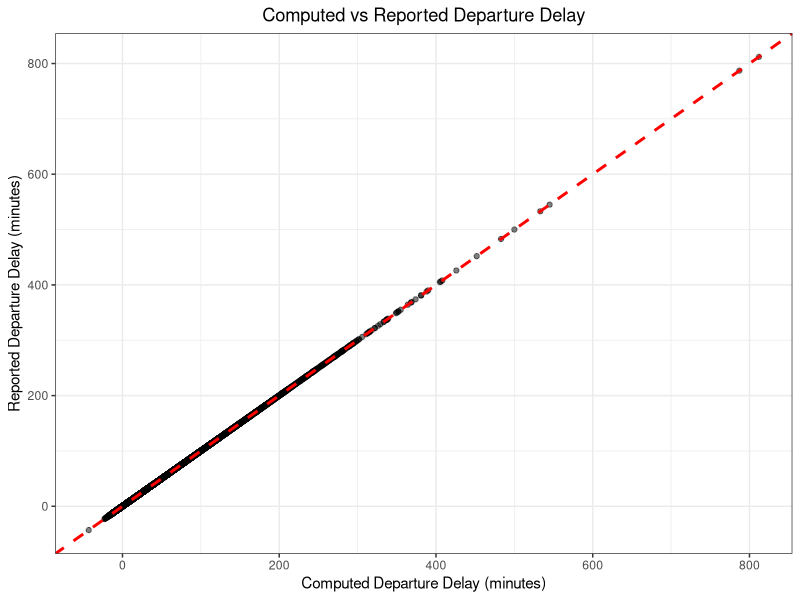
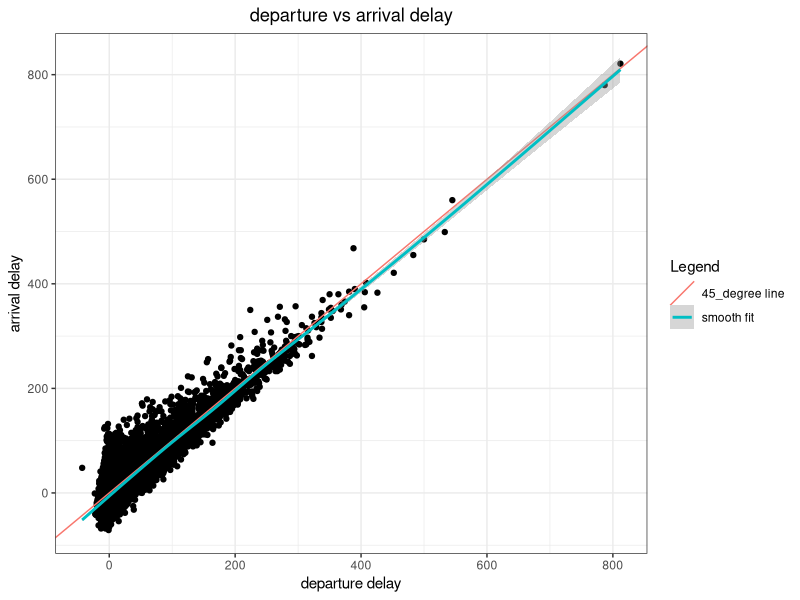
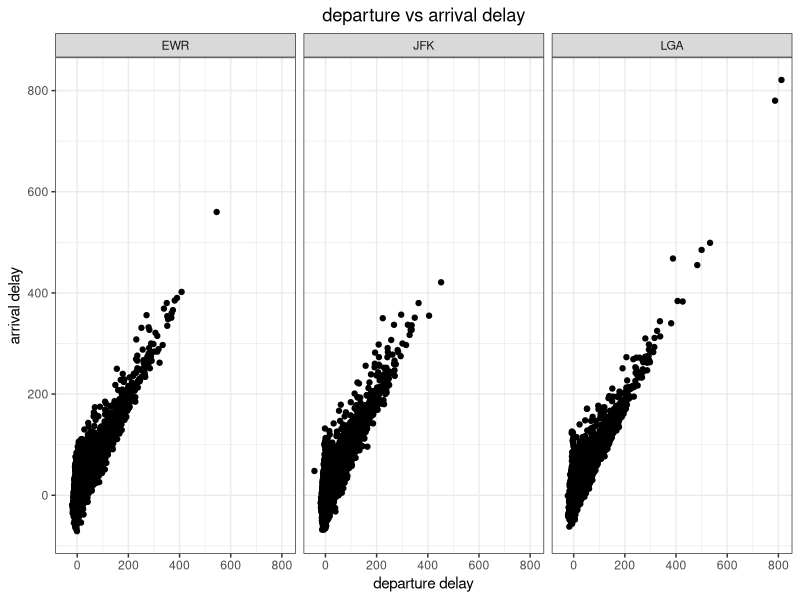

The R script that drew these images, in order:
## ---- chunk 1
options(scipen = 0, digits = 3) # controls number of significant digits printed
ggplot2::theme_set(ggplot2::theme_bw()) # set ggplot theme
options(warn=-1) # optional, to suppress warnings; comment out if you want to see warnings
## ---- chunk 2
vec1 = rev(seq(0, 200, 13)) # descend the sequence with step as 13
vec1
## ---- chunk 3
# repeat 1 to 25 times given 25 odd numbers between 101 to 149
vec2 = rep(seq(101,149,2), times= seq(1,25))  
vec2
## ---- chunk 4
library(tidyverse)
flight_raw = read_csv("NYCflights13sub.csv")
dim(flight_raw) # It has 33672 rows and 19 columns
flight_raw

# Select numeric/categorical columns
num_col_flight = select(flight_raw, where(is.numeric))
numeric_cols = names(num_col_flight)
cat_cols = setdiff(names(flight_raw), numeric_cols)
print(numeric_cols) # These are numeric columns
print(cat_cols) # These are categorical columns
## ---- chunk 5
# Use drop_na, see documentation: https://tidyr.tidyverse.org/reference/drop_na.html
flights_clean = flight_raw |> drop_na(dep_delay, arr_delay, air_time)
print(flights_clean)

# Calculate number of rows removed
num_row_removed = nrow(flight_raw) - nrow(flights_clean)
print(num_row_removed)
## ---- chunk 6
# use summarize with n() for carrier counts
carrier_counts = flights_clean |> 
  summarize(carrier_counts = n(), .by = carrier) |> 
  arrange(desc(carrier_counts))

print(carrier_counts)

# get main carriers with at least 1000 flights 
main_carriers = carrier_counts |> filter(carrier_counts >= 1000) |> 
                         select(carrier)
print(main_carriers$carrier)
## ---- chunk 7
# Further filter flights_clean for main carrier
num_row_pre_filter = nrow(flights_clean)
flights_clean = flights_clean |> filter(carrier %in% main_carriers$carrier)
num_row_post_filter = nrow(flights_clean)
print(flights_clean)
print(num_row_pre_filter - num_row_post_filter)
## ---- chunk 8
# Check min/max value for dep_time 
min_max_dep_time = flights_clean |> 
  summarize(min_sch_dep = min(sched_dep_time),
            max_sch_dep = max(sched_dep_time),
            min_dep = min(dep_time),
            max_dep = max(dep_time)
  )
print(min_max_dep_time)
## ---- chunk 9
# Get dep_time and sched_dep_time hours and mins
flights_clean = flights_clean |> 
  mutate(
    dep_time_hr = dep_time %/% 100,
    dep_time_min = dep_time %% 100,
    sched_dep_time_hr = sched_dep_time %/% 100,
    sched_dep_time_min = sched_dep_time %% 100
  )


# get dep_delay_computed 
flights_clean = flights_clean |> 
  mutate(
    dep_delay_computed = (dep_time_hr - sched_dep_time_hr) * 60 + 
      dep_time_min - sched_dep_time_min,
    # assume the actual depart cannot be 10 hours before scheduled depart, we add
    # extra day (1440 min) for day difference
    dep_delay_computed = if_else(
      dep_delay_computed < -600, dep_delay_computed + 1440, dep_delay_computed
      )
  )

# get the ggplot 
ggplot(data=flights_clean) + 
  geom_point(mapping = aes(x=dep_delay_computed, y=dep_delay), alpha=0.5) +
  geom_abline(slope = 1, intercept = 0,
              color = "red", linetype = "dashed", linewidth = 1) +
  labs(
    title = "Computed vs Reported Departure Delay",
    x = "Computed Departure Delay (minutes)",
    y = "Reported Departure Delay (minutes)"
  ) + 
  theme(plot.title = element_text(hjust = 0.5))
## ---- chunk 10
ggplot(data=flights_clean, 
       mapping = aes(x=dep_delay, y=arr_delay)) +
  geom_point() + 
  geom_abline(aes(slope = 1, intercept = 0, color="45_degree line")) +
  geom_smooth(aes(color = "smooth fit"))+
  labs(title = "departure vs arrival delay",
       x = "departure delay",
       y = "arrival delay",
       color = "Legend" ) +
  theme(plot.title = element_text(hjust = 0.5))
## ---- chunk 11
ggplot(data=flights_clean, 
       mapping = aes(x=dep_delay, y=arr_delay)) +
  geom_point() + 
  labs(title = "departure vs arrival delay",
       x = "departure delay",
       y = "arrival delay") +
  theme(plot.title = element_text(hjust = 0.5)) + 
  facet_wrap(~origin)
## ---- chunk 12
# Check mean arrival delay time in a month per carrier
delay_aggregate = flights_clean |> 
                  summarize(delay_month = mean(arr_delay),
                            .by = c(month, carrier)
                            )
print(delay_aggregate)

# Check mean arrival delay time in a year per carrier
delay_yr = flights_clean |> 
           summarize(delay_by_year = mean(arr_delay),
                     .by = carrier # since all data are in year 2013
                     )
print(delay_yr)

# Join delay yr to delay_aggregate
